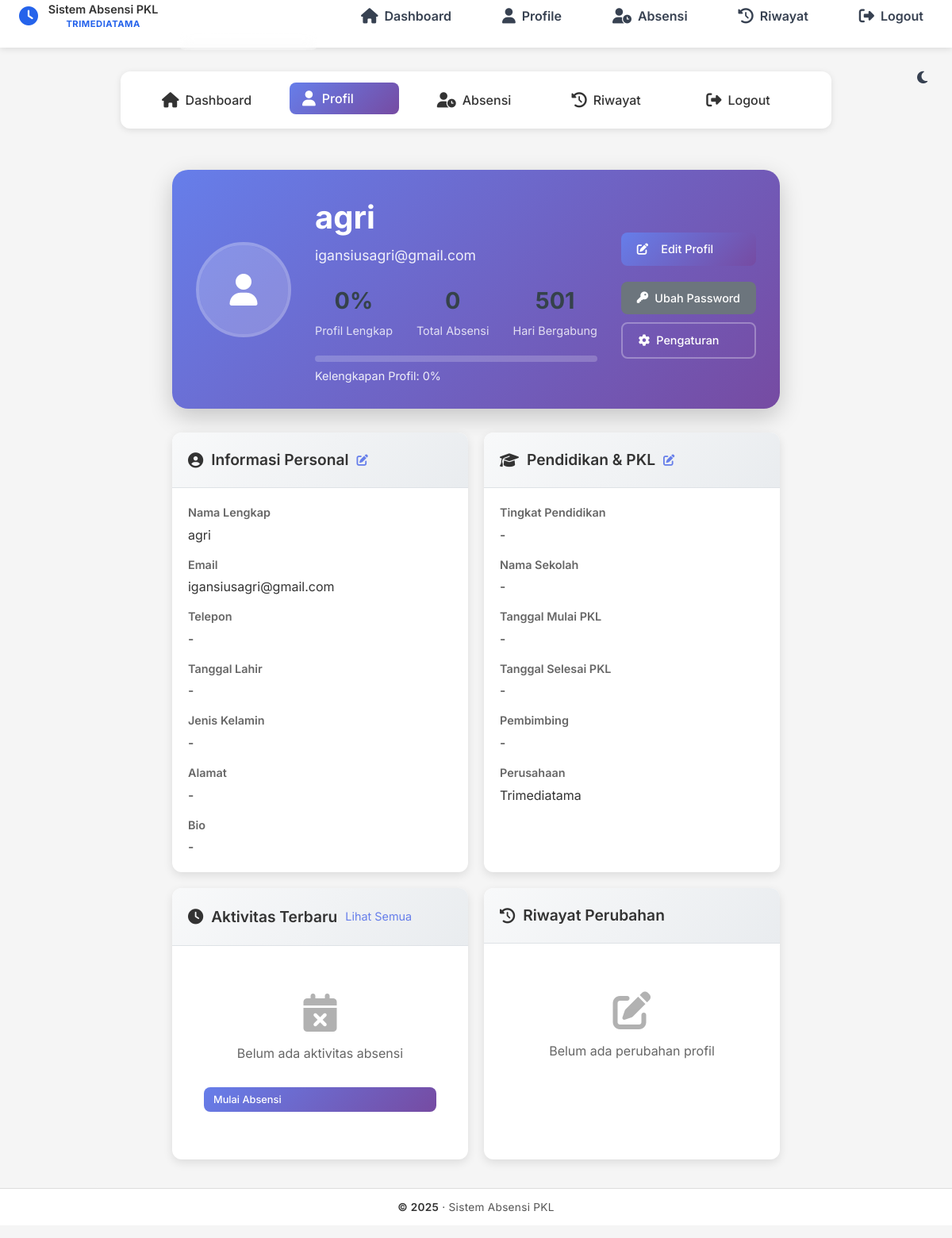
Page /profile (signed in) on the committed database.
### src/models.py (models this page shows, shortened)
class Student(db.Model):
    __tablename__ = 'students'
    id = db.Column(db.Integer, primary_key=True)
    name = db.Column(db.String(100), nullable=False)
    email = db.Column(db.String(120), unique=True, nullable=False)
    password = db.Column(db.String(100), nullable=False)
    created_at = db.Column(db.DateTime, default=datetime.utcnow)
    supervisor = db.Column(db.String(100), nullable=True)
    company = db.Column(db.String(100), nullable=True)
    profile_picture = db.Column(db.String(255), nullable=True, default='default-avatar.png')
    phone = db.Column(db.String(20), nullable=True)
    address = db.Column(db.Text, nullable=True)
    bio = db.Column(db.Text, nullable=True)
    birth_date = db.Column(db.Date, nullable=True)
    gender = db.Column(db.String(10), nullable=True)
    education_level = db.Column(db.String(50), nullable=True)
    school_name = db.Column(db.String(100), nullable=True)
    internship_start_date = db.Column(db.Date, nullable=True)
    internship_end_date = db.Column(db.Date, nullable=True)
    updated_at = db.Column(db.DateTime, default=datetime.utcnow, onupdate=datetime.utcnow)
    is_profile_complete = db.Column(db.Boolean, default=False)
    notification_enabled = db.Column(db.Boolean, default=True)
    theme_preference = db.Column(db.String(10), default='light')

### src/app.py (the view)
@app.route('/profile')
def profile():
    if not session.get('logged_in'):
        return redirect(url_for('login'))
    student = Student.query.get(session['student_id'])
    if not student:
        flash('Student not found', 'error')
        return redirect(url_for('logout'))
    profile_fields = [
        student.phone, student.address, student.bio, student.birth_date,
        student.gender, student.education_level, student.school_name,
        student.internship_start_date, student.internship_end_date
    ]
    completed_fields = sum(1 for field in profile_fields if field)
    completion_percentage = int((completed_fields / len(profile_fields)) * 100)
    recent_attendances = Attendance.query.filter_by(student_id=student.id).order_by(Attendance.date.desc()).limit(5).all()
    recent_changes = ProfileChangeLog.query.filter_by(student_id=student.id).order_by(ProfileChangeLog.changed_at.desc()).limit(5).all()
    return render_template('profile.html',
                         student=student,
                         completion_percentage=completion_percentage,
                         recent_attendances=recent_attendances,
                         recent_changes=recent_changes)

### src/templates/profile.html (shortened to what this page needs)
{% extends 'base.html' %}
{% block content %}
<nav class="profile-navbar desktop-navbar">
    <a href="{{ url_for('dashboard') }}" class="nav-link">
        <i class="fas fa-home"></i> Dashboard
    </a>
    <a href="{{ url_for('profile') }}" class="nav-link{% if request.endpoint == 'profile' %} active{% endif %}">
        <i class="fas fa-user"></i> Profil
    </a>
    <a href="{{ url_for('attendance') }}" class="nav-link">
        <i class="fas fa-user-clock"></i> Absensi
    </a>
    <a href="{{ url_for('history') }}" class="nav-link">
        <i class="fas fa-history"></i> Riwayat
    </a>
    <a href="{{ url_for('logout') }}" class="nav-link">
        <i class="fas fa-sign-out-alt"></i> Logout
    </a>
</nav>
<div class="profile-container">
    <div class="profile-header">
        <div class="profile-avatar-section">
            <div class="avatar-container" onclick="openPhotoModal()">
                {% if student.profile_picture and student.profile_picture != 'default-avatar.png' %}
                    <img src="{{ url_for('static', filename='uploads/profiles/' + student.profile_picture) }}"
                         alt="Profile Picture" class="profile-avatar" id="profileAvatar">
                {% else %}
                    <div class="default-avatar">
                        <i class="fas fa-user"></i>
                    </div>
                {% endif %}
            </div>
        </div>
        <div class="profile-info">
            <h1>{{ student.name }}</h1>
            <p class="email">{{ student.email }}</p>
            <div class="profile-stats">
                <div class="stat-item">
                    <span class="stat-number">{{ completion_percentage }}%</span>
                    <span class="stat-label">Profil Lengkap</span>
                </div>
                <div class="stat-item">
                    <span class="stat-number">{{ student.attendances|length }}</span>
                    <span class="stat-label">Total Absensi</span>
                </div>
                <div class="stat-item">
                    <span class="stat-number">{{ (student.created_at.now() - student.created_at).days }}</span>
                    <span class="stat-label">Hari Bergabung</span>
                </div>
            </div>
            <div class="completion-progress">
                <div class="progress-bar">
                </div>
                <span class="progress-text">Kelengkapan Profil: {{ completion_percentage }}%</span>
            </div>
        </div>
        <div class="profile-actions">
            <a href="{{ url_for('edit_profile') }}" class="btn btn-primary">
                <i class="fas fa-edit"></i> Edit Profil
            </a>
            <a href="{{ url_for('change_password') }}" class="btn btn-secondary">
                <i class="fas fa-key"></i> Ubah Password
            </a>
            <a href="{{ url_for('profile_settings') }}" class="btn btn-outline">
                <i class="fas fa-cog"></i> Pengaturan
            </a>
        </div>
    </div>
    <div class="profile-content">
        <div class="profile-grid">
            <div class="profile-card">
                <div class="card-header">
                    <h3><i class="fas fa-user-circle"></i> Informasi Personal</h3>
                    <button class="btn-edit" onclick="editPersonalInfo()">
                        <i class="fas fa-edit"></i>
                    </button>
                </div>
                <div class="card-body">
                    <div class="info-grid">
                        <div class="info-item">
                            <label>Nama Lengkap</label>
                            <span>{{ student.name or '-' }}</span>
                        </div>
                        <div class="info-item">
                            <label>Email</label>
                            <span>{{ student.email }}</span>
                        </div>
                        <div class="info-item">
                            <label>Telepon</label>
                            <span>{{ student.phone or '-' }}</span>
                        </div>
                        <div class="info-item">
                            <label>Tanggal Lahir</label>
                            <span>{{ student.birth_date.strftime('%d/%m/%Y') if student.birth_date else '-' }}</span>
                        </div>
                        <div class="info-item">
                            <label>Jenis Kelamin</label>
                            <span>{{ student.gender or '-' }}</span>
                        </div>
                        <div class="info-item full-width">
                            <label>Alamat</label>
                            <span>{{ student.address or '-' }}</span>
                        </div>
                        <div class="info-item full-width">
                            <label>Bio</label>
                            <span>{{ student.bio or '-' }}</span>
                        </div>
                    </div>
                </div>
            </div>
            <div class="profile-card">
                <div class="card-header">
                    <h3><i class="fas fa-graduation-cap"></i> Pendidikan & PKL</h3>
                    <button class="btn-edit" onclick="editEducationInfo()">
                        <i class="fas fa-edit"></i>
                    </button>
                </div>
                <div class="card-body">
                    <div class="info-grid">
                        <div class="info-item">
                            <label>Tingkat Pendidikan</label>
                            <span>{{ student.education_level or '-' }}</span>
                        </div>
                        <div class="info-item">
                            <label>Nama Sekolah</label>
                            <span>{{ student.school_name or '-' }}</span>
                        </div>
                        <div class="info-item">
                            <label>Tanggal Mulai PKL</label>
                            <span>{{ student.internship_start_date.strftime('%d/%m/%Y') if student.internship_start_date else '-' }}</span>
                        </div>
                        <div class="info-item">
                            <label>Tanggal Selesai PKL</label>
                            <span>{{ student.internship_end_date.strftime('%d/%m/%Y') if student.internship_end_date else '-' }}</span>
                        </div>
                        <div class="info-item">
                            <label>Pembimbing</label>
                            <span>{{ student.supervisor or '-' }}</span>
                        </div>
                        <div class="info-item">
                            <label>Perusahaan</label>
                            <span>{{ student.company or 'Trimediatama' }}</span>
                        </div>
                    </div>
                </div>
            </div>
            <div class="profile-card">
                <div class="card-header">
                    <h3><i class="fas fa-clock"></i> Aktivitas Terbaru</h3>
                    <a href="{{ url_for('history') }}" class="btn-view-all">Lihat Semua</a>
                </div>
                <div class="card-body">
                    {% if recent_attendances %}
                        <div class="activity-list">
                            {% for attendance in recent_attendances %}
                            <div class="activity-item">
                                <div class="activity-icon">
                                    {% if attendance.status == 'hadir' %}
                                        <i class="fas fa-user-check text-success"></i>
                                    {% elif attendance.status == 'terlambat' %}
                                        <i class="fas fa-user-clock text-warning"></i>
                                    {% else %}
                                        <i class="fas fa-user-times text-danger"></i>
                                    {% endif %}
                                </div>
                                <div class="activity-content">
                                    <div class="activity-title">Absensi {{ attendance.attendance_type.title() }}</div>
                                    <div class="activity-meta">
                                        {{ attendance.date.strftime('%d/%m/%Y') }} -
                                        {{ attendance.time_in.strftime('%H:%M') if attendance.time_in else '-' }}
                                    </div>
                                    {% if attendance.activity %}
                                        <div class="activity-desc">{{ attendance.activity[:50] }}...</div>
                                    {% endif %}
                                </div>
                                <span class="activity-status status-{{ attendance.status }}">
                                    {{ attendance.status.title() }}
                                </span>
                            </div>
                            {% endfor %}
                        </div>
                    {% else %}
                        <div class="empty-state">
                            <i class="fas fa-calendar-times"></i>
                            <p>Belum ada aktivitas absensi</p>
                            <a href="{{ url_for('attendance') }}" class="btn btn-primary btn-sm">
                                Mulai Absensi
                            </a>
                        </div>
                    {% endif %}
                </div>
            </div>
            <div class="profile-card">
                <div class="card-header">
                    <h3><i class="fas fa-history"></i> Riwayat Perubahan</h3>
                </div>
                <div class="card-body">
                    {% if recent_changes %}
                        <div class="changes-list">
                            {% for change in recent_changes %}
                            <div class="change-item">
                                <div class="change-icon">
                                    <i class="fas fa-edit"></i>
                                </div>
                                <div class="change-content">
                                    <div class="change-title">{{ change.field_changed.replace('_', ' ').title() }} diubah</div>
                                    <div class="change-meta">{{ change.changed_at.strftime('%d/%m/%Y %H:%M') }}</div>
                                </div>
                            </div>
                            {% endfor %}
                        </div>
                    {% else %}
                        <div class="empty-state">
                            <i class="fas fa-edit"></i>
                            <p>Belum ada perubahan profil</p>
                        </div>
                    {% endif %}
                </div>
            </div>
        </div>
    </div>
</div>
{% endblock %}

### src/templates/base.html (shortened to what this page needs)
<!DOCTYPE html>
<html lang="en" data-theme="light">
<head>
    <link rel="stylesheet" href="https://cdnjs.cloudflare.com/ajax/libs/font-awesome/6.4.0/css/all.min.css">
    <link rel="stylesheet" href="{{ url_for('static', filename='css/theme.css') }}">
    <link rel="stylesheet" href="{{ url_for('static', filename='css/styles.css') }}">
    <link rel="stylesheet" href="{{ url_for('static', filename='css/dashboard.css') }}">
    <link rel="stylesheet" href="{{ url_for('static', filename='css/login.css') }}">
    <link rel="stylesheet" href="{{ url_for('static', filename='css/attendance.css') }}">
    <link rel="stylesheet" href="{{ url_for('static', filename='css/mobile.css') }}">
    <link rel="stylesheet" href="{{ url_for('static', filename='css/responsive.css') }}">
</head>
<body>
    {% if session.get('logged_in') %}
    <header class="header">
        <nav class="nav-container">
            <div class="brand-container">
                <a href="{{ url_for('dashboard') }}" class="nav-logo">
                    <i class="fas fa-clock"></i>
                    <div class="logo-text">
                        <span class="system-name">Sistem Absensi PKL</span>
                        <span class="company-name">TRIMEDIATAMA</span>
                    </div>
                </a>
            </div>
            <div class="digital-clock">
                <span class="time"></span>
                <span class="date"></span>
            </div>
            <div class="nav-menu">
                <a href="{{ url_for('dashboard') }}" class="nav-link">
                    <i class="fas fa-home"></i>
                    <span>Dashboard</span>
                </a>
                <a href="{{ url_for('profile') }}" class="nav-link">
                    <i class="fas fa-user"></i>
                    <span>Profile</span>
                </a>
                <a href="{{ url_for('attendance') }}" class="nav-link">
                    <i class="fas fa-user-clock"></i>
                    <span>Absensi</span>
                </a>
                <a href="{{ url_for('history') }}" class="nav-link">
                    <i class="fas fa-history"></i>
                    <span>Riwayat</span>
                </a>
                <a href="{{ url_for('logout') }}" class="nav-link">
                    <i class="fas fa-sign-out-alt"></i>
                    <span>Logout</span>
                </a>
            </div>
            <button class="theme-toggle" aria-label="Toggle theme">
                <i class="fas fa-sun"></i>
            </button>
        </nav>
    </header>
    {% endif %}
    <main class="container">
        {% block content %}{% endblock %}
    </main>
    <footer class="footer">
        <div class="footer-content">
            <p><strong>&copy; 2025</strong> &middot; Sistem Absensi PKL</p>
        </div>
    </footer>
</body>
</html>

### rows in the picture
Student: name "agri", email "igansiusagri@gmail.com", phone "-", birth_date "-", gender "-", address "-", bio "-", education_level "-", school_name "-", internship_start_date "-", internship_end_date "-", supervisor "-", company "Trimediatama"

### other values in the picture
{{ completion_percentage }} "0"
{{ student.attendances|length }} "0"
